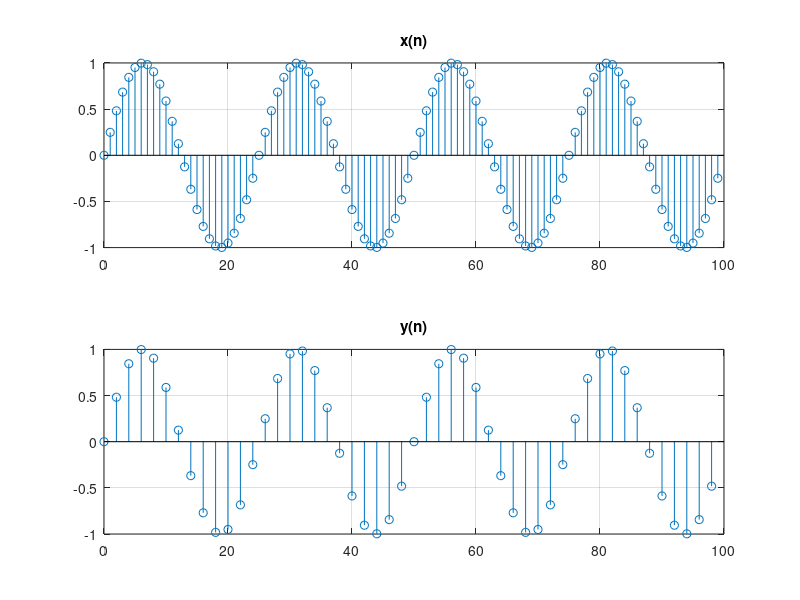

This chart was generated by the following MATLAB code:
clear, clc;

Fs = 50000;  n = 0:99;  
Fo = 2000;  n_even = n(1:2:end); 

x_n = sin(2 * pi * Fo * (n/Fs)); 
y_n = x_n(1:2:end); 

% Plot the discrete signal
subplot(211);
stem(n, x_n)
title('x(n)'), grid on;

% Plot the discrete even signal
subplot(212);
stem(n_even, y_n)
title('y(n)'), grid on;



